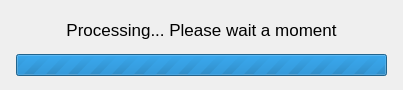
<?xml version="1.0" encoding="UTF-8"?>
<ui version="4.0">
 <class>ProgressWindow</class>
 <widget class="QFrame" name="ProgressWindow">
  <property name="geometry">
   <rect>
    <x>0</x>
    <y>0</y>
    <width>403</width>
    <height>90</height>
   </rect>
  </property>
  <property name="windowTitle">
   <string>Processing</string>
  </property>
  <layout class="QVBoxLayout" name="verticalLayout">
   <property name="leftMargin">
    <number>16</number>
   </property>
   <property name="topMargin">
    <number>14</number>
   </property>
   <property name="rightMargin">
    <number>16</number>
   </property>
   <property name="bottomMargin">
    <number>14</number>
   </property>
   <property name="spacing">
    <number>8</number>
   </property>
   <item>
    <widget class="QLabel" name="label">
     <property name="font">
      <font>
       <pointsize>13</pointsize>
      </font>
     </property>
     <property name="text">
      <string>Processing... Please wait a moment</string>
     </property>
     <property name="alignment">
      <set>Qt::AlignCenter</set>
     </property>
    </widget>
   </item>
   <item>
    <widget class="QProgressBar" name="progressBar">
     <property name="minimum">
      <number>0</number>
     </property>
     <property name="maximum">
      <number>0</number>
     </property>
     <property name="value">
      <number>0</number>
     </property>
     <property name="textVisible">
      <bool>false</bool>
     </property>
    </widget>
   </item>
  </layout>
 </widget>
 <resources/>
 <connections/>
</ui>
